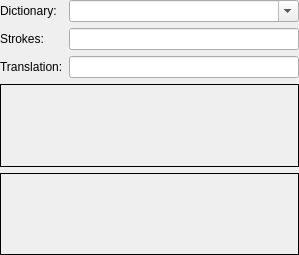
<?xml version="1.0" encoding="UTF-8"?>
<ui version="4.0">
 <class>AddTranslationWidget</class>
 <widget class="QWidget" name="AddTranslationWidget">
  <property name="geometry">
   <rect>
    <x>0</x>
    <y>0</y>
    <width>299</width>
    <height>255</height>
   </rect>
  </property>
  <property name="sizePolicy">
   <sizepolicy hsizetype="MinimumExpanding" vsizetype="MinimumExpanding">
    <horstretch>0</horstretch>
    <verstretch>0</verstretch>
   </sizepolicy>
  </property>
  <property name="windowTitle">
   <string>Plover: Add Translation</string>
  </property>
  <property name="sizeGripEnabled" stdset="0">
   <bool>true</bool>
  </property>
  <layout class="QVBoxLayout" name="verticalLayout">
   <property name="leftMargin">
    <number>0</number>
   </property>
   <property name="topMargin">
    <number>0</number>
   </property>
   <property name="rightMargin">
    <number>0</number>
   </property>
   <property name="bottomMargin">
    <number>0</number>
   </property>
   <item>
    <layout class="QFormLayout" name="formLayout">
     <item row="1" column="0">
      <widget class="QLabel" name="label">
       <property name="sizePolicy">
        <sizepolicy hsizetype="Minimum" vsizetype="Minimum">
         <horstretch>0</horstretch>
         <verstretch>0</verstretch>
        </sizepolicy>
       </property>
       <property name="text">
        <string>Strokes:</string>
       </property>
      </widget>
     </item>
     <item row="1" column="1">
      <widget class="QLineEdit" name="strokes">
       <property name="sizePolicy">
        <sizepolicy hsizetype="MinimumExpanding" vsizetype="Minimum">
         <horstretch>0</horstretch>
         <verstretch>0</verstretch>
        </sizepolicy>
       </property>
      </widget>
     </item>
     <item row="2" column="0">
      <widget class="QLabel" name="label_2">
       <property name="sizePolicy">
        <sizepolicy hsizetype="Minimum" vsizetype="Minimum">
         <horstretch>0</horstretch>
         <verstretch>0</verstretch>
        </sizepolicy>
       </property>
       <property name="text">
        <string>Translation:</string>
       </property>
      </widget>
     </item>
     <item row="2" column="1">
      <widget class="QLineEdit" name="translation">
       <property name="sizePolicy">
        <sizepolicy hsizetype="MinimumExpanding" vsizetype="Minimum">
         <horstretch>0</horstretch>
         <verstretch>0</verstretch>
        </sizepolicy>
       </property>
      </widget>
     </item>
     <item row="0" column="0">
      <widget class="QLabel" name="label_3">
       <property name="text">
        <string>Dictionary:</string>
       </property>
      </widget>
     </item>
     <item row="0" column="1">
      <widget class="QComboBox" name="dictionary">
       <property name="editable">
        <bool>true</bool>
       </property>
      </widget>
     </item>
    </layout>
   </item>
   <item>
    <widget class="QLabel" name="strokes_info">
     <property name="sizePolicy">
      <sizepolicy hsizetype="MinimumExpanding" vsizetype="MinimumExpanding">
       <horstretch>0</horstretch>
       <verstretch>0</verstretch>
      </sizepolicy>
     </property>
     <property name="frameShape">
      <enum>QFrame::Box</enum>
     </property>
     <property name="text">
      <string/>
     </property>
     <property name="wordWrap">
      <bool>true</bool>
     </property>
     <property name="textInteractionFlags">
      <set>Qt::LinksAccessibleByMouse|Qt::TextSelectableByMouse</set>
     </property>
    </widget>
   </item>
   <item>
    <widget class="QLabel" name="translation_info">
     <property name="sizePolicy">
      <sizepolicy hsizetype="MinimumExpanding" vsizetype="MinimumExpanding">
       <horstretch>0</horstretch>
       <verstretch>0</verstretch>
      </sizepolicy>
     </property>
     <property name="frameShape">
      <enum>QFrame::Box</enum>
     </property>
     <property name="text">
      <string/>
     </property>
     <property name="wordWrap">
      <bool>true</bool>
     </property>
     <property name="textInteractionFlags">
      <set>Qt::LinksAccessibleByMouse|Qt::TextSelectableByMouse</set>
     </property>
    </widget>
   </item>
  </layout>
 </widget>
 <resources/>
 <connections>
  <connection>
   <sender>strokes</sender>
   <signal>textEdited(QString)</signal>
   <receiver>AddTranslationWidget</receiver>
   <slot>on_strokes_edited(QString)</slot>
   <hints>
    <hint type="sourcelabel">
     <x>210</x>
     <y>21</y>
    </hint>
    <hint type="destinationlabel">
     <x>168</x>
     <y>98</y>
    </hint>
   </hints>
  </connection>
  <connection>
   <sender>translation</sender>
   <signal>textEdited(QString)</signal>
   <receiver>AddTranslationWidget</receiver>
   <slot>on_translation_edited(QString)</slot>
   <hints>
    <hint type="sourcelabel">
     <x>210</x>
     <y>49</y>
    </hint>
    <hint type="destinationlabel">
     <x>168</x>
     <y>98</y>
    </hint>
   </hints>
  </connection>
 </connections>
 <slots>
  <slot>on_strokes_edited(QString)</slot>
  <slot>on_translation_edited(QString)</slot>
 </slots>
</ui>
